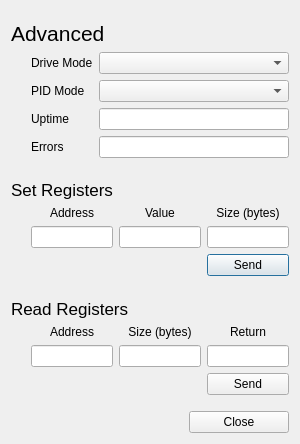
<?xml version="1.0" encoding="UTF-8"?>
<ui version="4.0">
 <class>Advanced</class>
 <widget class="QDialog" name="Advanced">
  <property name="geometry">
   <rect>
    <x>0</x>
    <y>0</y>
    <width>300</width>
    <height>444</height>
   </rect>
  </property>
  <property name="sizePolicy">
   <sizepolicy hsizetype="Fixed" vsizetype="Fixed">
    <horstretch>0</horstretch>
    <verstretch>0</verstretch>
   </sizepolicy>
  </property>
  <property name="minimumSize">
   <size>
    <width>300</width>
    <height>444</height>
   </size>
  </property>
  <property name="windowTitle">
   <string>Dialog</string>
  </property>
  <layout class="QVBoxLayout" name="verticalLayout">
   <item>
    <widget class="QLabel" name="label">
     <property name="minimumSize">
      <size>
       <width>0</width>
       <height>35</height>
      </size>
     </property>
     <property name="font">
      <font>
       <pointsize>16</pointsize>
      </font>
     </property>
     <property name="text">
      <string>Advanced</string>
     </property>
     <property name="alignment">
      <set>Qt::AlignBottom|Qt::AlignLeading|Qt::AlignLeft</set>
     </property>
    </widget>
   </item>
   <item>
    <layout class="QGridLayout" name="gridLayout">
     <property name="leftMargin">
      <number>20</number>
     </property>
     <item row="2" column="0">
      <widget class="QLabel" name="label_4">
       <property name="text">
        <string>Uptime</string>
       </property>
      </widget>
     </item>
     <item row="0" column="1">
      <widget class="QComboBox" name="dmodeselect"/>
     </item>
     <item row="1" column="0">
      <widget class="QLabel" name="label_3">
       <property name="text">
        <string>PID Mode</string>
       </property>
      </widget>
     </item>
     <item row="2" column="1">
      <widget class="QLineEdit" name="uptime">
       <property name="readOnly">
        <bool>true</bool>
       </property>
      </widget>
     </item>
     <item row="3" column="0">
      <widget class="QLabel" name="label_5">
       <property name="text">
        <string>Errors</string>
       </property>
      </widget>
     </item>
     <item row="0" column="0">
      <widget class="QLabel" name="label_2">
       <property name="text">
        <string>Drive Mode</string>
       </property>
      </widget>
     </item>
     <item row="1" column="1">
      <widget class="QComboBox" name="pidmodeselect"/>
     </item>
     <item row="3" column="1">
      <widget class="QLineEdit" name="errors">
       <property name="readOnly">
        <bool>true</bool>
       </property>
      </widget>
     </item>
    </layout>
   </item>
   <item>
    <spacer name="verticalSpacer">
     <property name="orientation">
      <enum>Qt::Vertical</enum>
     </property>
     <property name="sizeHint" stdset="0">
      <size>
       <width>20</width>
       <height>40</height>
      </size>
     </property>
    </spacer>
   </item>
   <item>
    <widget class="QLabel" name="label_6">
     <property name="minimumSize">
      <size>
       <width>0</width>
       <height>26</height>
      </size>
     </property>
     <property name="font">
      <font>
       <pointsize>13</pointsize>
      </font>
     </property>
     <property name="text">
      <string>Set Registers</string>
     </property>
     <property name="alignment">
      <set>Qt::AlignBottom|Qt::AlignLeading|Qt::AlignLeft</set>
     </property>
    </widget>
   </item>
   <item>
    <layout class="QGridLayout" name="gridLayout_2">
     <property name="leftMargin">
      <number>20</number>
     </property>
     <item row="0" column="0">
      <widget class="QLabel" name="label_7">
       <property name="text">
        <string>Address</string>
       </property>
       <property name="alignment">
        <set>Qt::AlignCenter</set>
       </property>
      </widget>
     </item>
     <item row="0" column="1">
      <widget class="QLabel" name="label_8">
       <property name="text">
        <string>Value</string>
       </property>
       <property name="alignment">
        <set>Qt::AlignCenter</set>
       </property>
      </widget>
     </item>
     <item row="0" column="2">
      <widget class="QLabel" name="label_9">
       <property name="text">
        <string>Size (bytes)</string>
       </property>
       <property name="alignment">
        <set>Qt::AlignCenter</set>
       </property>
      </widget>
     </item>
     <item row="1" column="0">
      <widget class="QLineEdit" name="writeaddr"/>
     </item>
     <item row="1" column="1">
      <widget class="QLineEdit" name="writevalue"/>
     </item>
     <item row="1" column="2">
      <widget class="QLineEdit" name="writesize"/>
     </item>
     <item row="2" column="2">
      <widget class="QPushButton" name="writesend">
       <property name="text">
        <string>Send</string>
       </property>
      </widget>
     </item>
    </layout>
   </item>
   <item>
    <spacer name="verticalSpacer_2">
     <property name="orientation">
      <enum>Qt::Vertical</enum>
     </property>
     <property name="sizeHint" stdset="0">
      <size>
       <width>20</width>
       <height>40</height>
      </size>
     </property>
    </spacer>
   </item>
   <item>
    <widget class="QLabel" name="label_10">
     <property name="minimumSize">
      <size>
       <width>0</width>
       <height>26</height>
      </size>
     </property>
     <property name="font">
      <font>
       <pointsize>13</pointsize>
      </font>
     </property>
     <property name="text">
      <string>Read Registers</string>
     </property>
     <property name="alignment">
      <set>Qt::AlignBottom|Qt::AlignLeading|Qt::AlignLeft</set>
     </property>
    </widget>
   </item>
   <item>
    <layout class="QGridLayout" name="gridLayout_3">
     <property name="leftMargin">
      <number>20</number>
     </property>
     <item row="1" column="2">
      <widget class="QLineEdit" name="readrtn">
       <property name="readOnly">
        <bool>true</bool>
       </property>
      </widget>
     </item>
     <item row="0" column="0">
      <widget class="QLabel" name="label_11">
       <property name="text">
        <string>Address</string>
       </property>
       <property name="alignment">
        <set>Qt::AlignCenter</set>
       </property>
      </widget>
     </item>
     <item row="0" column="1">
      <widget class="QLabel" name="label_12">
       <property name="text">
        <string>Size (bytes)</string>
       </property>
       <property name="alignment">
        <set>Qt::AlignCenter</set>
       </property>
      </widget>
     </item>
     <item row="0" column="2">
      <widget class="QLabel" name="label_13">
       <property name="text">
        <string>Return</string>
       </property>
       <property name="alignment">
        <set>Qt::AlignCenter</set>
       </property>
      </widget>
     </item>
     <item row="1" column="0">
      <widget class="QLineEdit" name="readaddr"/>
     </item>
     <item row="2" column="2">
      <widget class="QPushButton" name="readsend">
       <property name="text">
        <string>Send</string>
       </property>
      </widget>
     </item>
     <item row="1" column="1">
      <widget class="QLineEdit" name="readsize"/>
     </item>
    </layout>
   </item>
   <item>
    <spacer name="verticalSpacer_3">
     <property name="orientation">
      <enum>Qt::Vertical</enum>
     </property>
     <property name="sizeHint" stdset="0">
      <size>
       <width>20</width>
       <height>40</height>
      </size>
     </property>
    </spacer>
   </item>
   <item>
    <layout class="QHBoxLayout" name="horizontalLayout">
     <item>
      <spacer name="horizontalSpacer">
       <property name="orientation">
        <enum>Qt::Horizontal</enum>
       </property>
       <property name="sizeHint" stdset="0">
        <size>
         <width>40</width>
         <height>20</height>
        </size>
       </property>
      </spacer>
     </item>
     <item>
      <widget class="QPushButton" name="closebtn">
       <property name="minimumSize">
        <size>
         <width>100</width>
         <height>0</height>
        </size>
       </property>
       <property name="maximumSize">
        <size>
         <width>120</width>
         <height>16777215</height>
        </size>
       </property>
       <property name="text">
        <string>Close</string>
       </property>
      </widget>
     </item>
    </layout>
   </item>
  </layout>
 </widget>
 <resources/>
 <connections/>
</ui>
